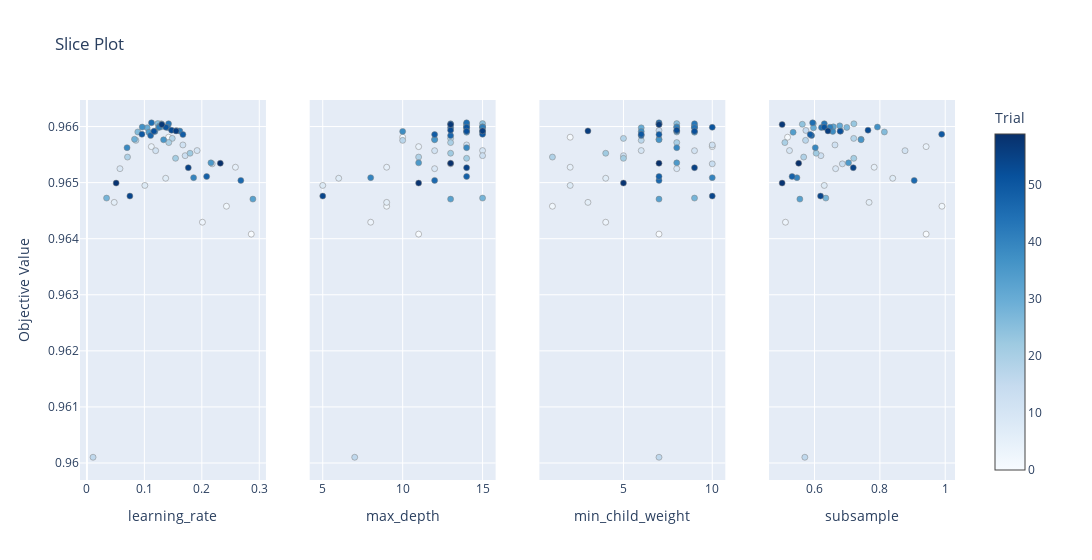

This figure's notebook cell:
### Code cell
optuna.visualization.plot_slice(study_lgbm,params=['learning_rate','max_depth','min_child_weight','subsample'])
